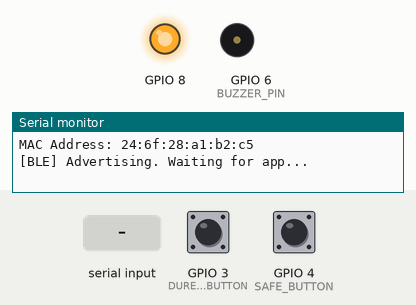
Simulated run of this sketch. Board: ESP32-S3. On the bench: output pins drawn as LEDs (lit = HIGH), buzzer (waves = sounding, pin HIGH), the last lines printed to the serial monitor. The inputs (shaded band) are chosen by the test bench; at power-on: GPIO 4 (SAFE_BUTTON) LOW, GPIO 3 (DURESS_BUTTON) LOW. Nothing arrives over Bluetooth unless stated; a phone connects over Bluetooth LE 3 s after start.

Above: at 1.2 s.
1.3 s: "ACTIVATE" received over Serial
At 1.7 s:
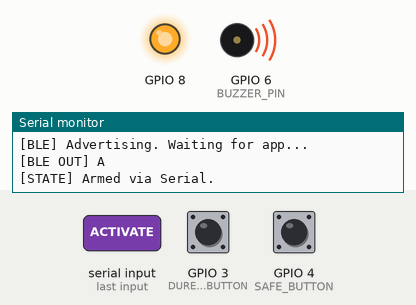
3.3 s: GPIO 4 (SAFE_BUTTON) pulled HIGH for 1 s
At 5.8 s:
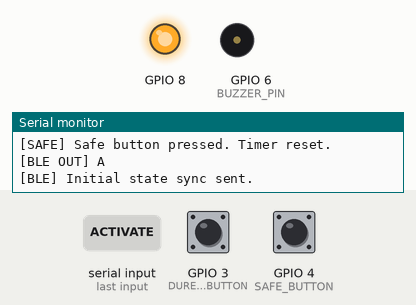
10.4 s: "DEACTIVATE" received over Serial
At 10.8 s:
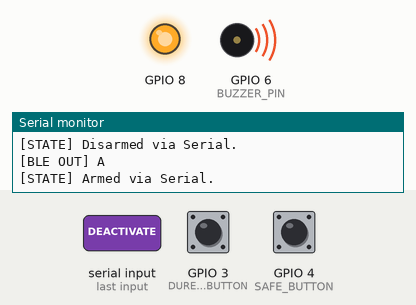
Timing chart, 0 to 12.9 s (numbered marks = the images above; inputs shaded):
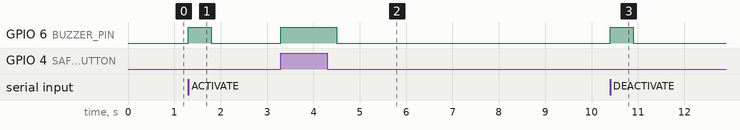

Measured:
- after the input at 1.3 s, GPIO 6 (BUZZER_PIN): LOW → HIGH at once, → LOW 0.50 s later
- after the input at 3.3 s, GPIO 6 (BUZZER_PIN): LOW → HIGH at once, → LOW 1.2 s later
- after the input at 10.4 s, GPIO 6 (BUZZER_PIN): LOW → HIGH at once, → LOW 0.50 s later

The sketch:

main.ino
```cpp
#include <BLEDevice.h>
#include <BLEServer.h>
#include <BLEUtils.h>
#include <BLE2902.h>


#define BUZZER_PIN 6
#define SDA_PIN 0
#define SCL_PIN 1
#define DURESS_BUTTON 3
#define SAFE_BUTTON 4

#define SERVICE_UUID "19b10000-e8f2-537e-4f6c-d104768a1214"
#define CHARACTERISTIC_UUID "19b10001-e8f2-537e-4f6c-d104768a1214"

#define ID_SAFE 3
#define ID_DURESS 4
#define ARMED_TIMEOUT 30000
#define WARN_AT 15000

#define IMPACT_THRESHOLD 2

typedef enum { STATE_IDLE,
               STATE_ARMED,
               STATE_SOS,
               STATE_ENROLL_SAFE,
               STATE_ENROLL_DURESS } DeviceState;


BLEServer* pServer = nullptr;
BLECharacteristic* pCharacteristic = nullptr;
bool deviceConnected = false;
DeviceState state = STATE_IDLE;
unsigned long armedAt = 0;
bool warningSent = false;

bool pendingSync = false;
unsigned long connectedAt = 0;

void sendBLE(const char* msg) {

  if (deviceConnected) {
    pCharacteristic->setValue(msg);
    pCharacteristic->notify();
  }
  Serial.print("[BLE OUT] ");
  Serial.println(msg);
}

void triggerSOS() {

  state = STATE_SOS;
  sendBLE("E");
  digitalWrite(BUZZER_PIN, HIGH);
  Serial.println("[SOS] SOS triggered! Buzzer on.");
}

void resetTimer() {

  armedAt = millis();
  warningSent = false;
}


class ServerCallbacks : public BLEServerCallbacks {

  void onConnect(BLEServer* s) {
    deviceConnected = true;
    pendingSync = true;
    connectedAt = millis();
    Serial.println("[BLE] App connected. Sync scheduled in 1s.");
  }

  void onDisconnect(BLEServer* s) {
    deviceConnected = false;
    pendingSync = false;
    Serial.println("[BLE] App disconnected. Restarting advertising...");
    pServer->startAdvertising();
  }
};

class CharCallbacks : public BLECharacteristicCallbacks {

  void onWrite(BLECharacteristic* c) {

    String val = String(c->getValue().c_str());
    Serial.print("[BLE IN] ");
    Serial.println(val);

    if (val == "ACTIVATE" && state == STATE_IDLE) {
      state = STATE_ARMED;
      resetTimer();
      sendBLE("A");
      Serial.println("[STATE] Device ARMED");
    } else if (val == "DEACTIVATE") {
      if (state == STATE_SOS) return;
      state = STATE_IDLE;
      digitalWrite(BUZZER_PIN, LOW);
      sendBLE("D");
      Serial.println("[STATE] Device DISARMED");
    }
  }
};

void setup() {
  pinMode(BUZZER_PIN, OUTPUT);
  pinMode(SAFE_BUTTON, INPUT_PULLDOWN);
  pinMode(DURESS_BUTTON, INPUT_PULLDOWN);
  pinMode(8, OUTPUT);

  Serial.begin(115200);
  digitalWrite(8, LOW);
  unsigned long t = millis();
  digitalWrite(8, HIGH);

  while (!Serial && millis() - t < 3000);

  Serial.println("Commands: E=enroll safe, F=enroll duress, A=arm, D=disarm, P=print accel");


  BLEDevice::init("SafetyModule");
  pServer = BLEDevice::createServer();
  pServer->setCallbacks(new ServerCallbacks());

  BLEService* pService = pServer->createService(SERVICE_UUID);
  pCharacteristic = pService->createCharacteristic(
    CHARACTERISTIC_UUID,
    BLECharacteristic::PROPERTY_READ | BLECharacteristic::PROPERTY_WRITE | BLECharacteristic::PROPERTY_NOTIFY);
  pCharacteristic->addDescriptor(new BLE2902());
  pCharacteristic->setCallbacks(new CharCallbacks());
  pService->start();

  BLEAdvertising* pAdvertising = BLEDevice::getAdvertising();
  pAdvertising->addServiceUUID(SERVICE_UUID);
  pAdvertising->start();

  Serial.print("MAC Address: ");
  Serial.println(BLEDevice::getAddress().toString().c_str());
  Serial.println("[BLE] Advertising. Waiting for app...");
}

void loop() {

  if (pendingSync && millis() - connectedAt > 1000) {
    pendingSync = false;
    if (state == STATE_ARMED) sendBLE("A");
    else sendBLE("D");
    Serial.println("[BLE] Initial state sync sent.");
  }

  if (Serial.available()) {

    char c = toupper(Serial.read());

    if (c == 'A' && state == STATE_IDLE) {
      state = STATE_ARMED;
      resetTimer();
      sendBLE("A");
      Serial.println("[STATE] Armed via Serial.");
      digitalWrite(BUZZER_PIN, HIGH);
      delay(500);
      digitalWrite(BUZZER_PIN, LOW);
    } else if (c == 'D') {
      state = STATE_IDLE;
      digitalWrite(BUZZER_PIN, LOW);
      sendBLE("D");
      Serial.println("[STATE] Disarmed via Serial.");
    }
  }


  if (state == STATE_SOS) {

    if (digitalRead(DURESS_BUTTON)) {
      Serial.println("[DURESS] Duress button pressed in SOS — buzzer silenced.");
      digitalWrite(BUZZER_PIN, LOW);
    }

    delay(10);
    return;
  }

  if (state == STATE_ARMED) {


    if (state == STATE_SOS) return;

    unsigned long elapsed = millis() - armedAt;

    if (!warningSent && elapsed >= WARN_AT) {
      warningSent = true;
      sendBLE("WARN");
      Serial.println("[WARN] 15 seconds left! Place finger or SOS triggers.");
      for (int i = 0; i < 3; i++) {
        digitalWrite(BUZZER_PIN, HIGH);
        delay(300);
        digitalWrite(BUZZER_PIN, LOW);
        delay(200);
      }
    }

    if (elapsed >= ARMED_TIMEOUT) {
      Serial.println("[TIMEOUT] No button has been pressed in time.");
      triggerSOS();
      return;
    }

    if (digitalRead(DURESS_BUTTON)) {
        Serial.println("[DURESS] Duress finger. Silent SOS sent.");
      sendBLE("E");
      state = STATE_SOS;


    } else if (digitalRead(SAFE_BUTTON)) {
      Serial.println("[SAFE] Safe button pressed. Timer reset.");
      resetTimer();
      digitalWrite(BUZZER_PIN, HIGH);
      delay(600);
      digitalWrite(BUZZER_PIN, LOW);
    }
  }

}
```
